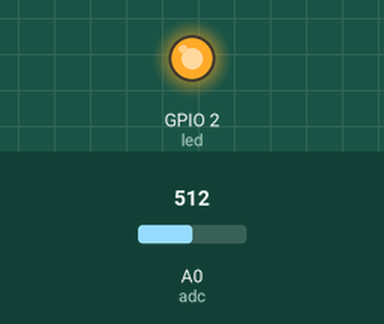
This program was run on a simulated ESP8266 board running MicroPython. Parts: output pins drawn as LEDs (lit = HIGH, except the on-board LED, lit = LOW). The test bench sets the inputs (shaded band); at power-on: A0 (adc) = 512 (analog values on the 0–1023 scale).

Above: at 1.2 s.
1.3 s: A0 (adc) set to 494
At 2.5 s:
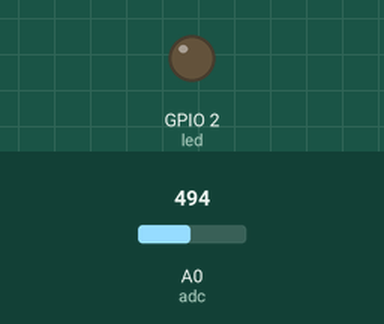
2.8 s: A0 (adc) set to 510
At 3.7 s:
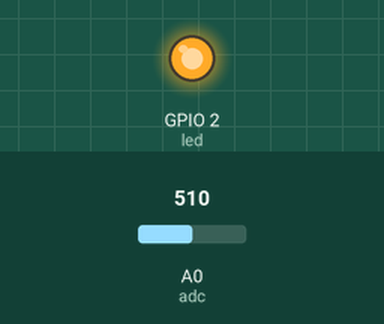
4.3 s: A0 (adc) set to 490
At 4.9 s:
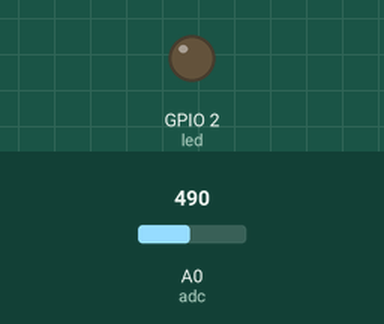
Timing chart, 0 to 7.3 s (numbered marks = the images above; inputs shaded):
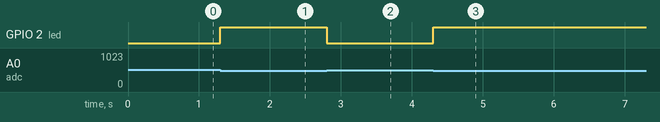

Measured:
- the behaviour switches between 501 and 500 on A0 (adc) (found by bisection; images 0 and 1)
- after the input at 1.3 s, GPIO 2 (led): LOW → HIGH at once
- after the input at 2.8 s, GPIO 2 (led): HIGH → LOW at once
- after the input at 4.3 s, GPIO 2 (led): LOW → HIGH at once

The program:

main.py
```python
from machine import Pin
from machine import ADC

def main():

    led = Pin(2, Pin.OUT)
    adc = ADC(0)

    while True:

        analog_value = adc.read()

        if analog_value>500:
            led.off()

        else:
            led.on()


if __name__ == '__main__':
    main()
```
